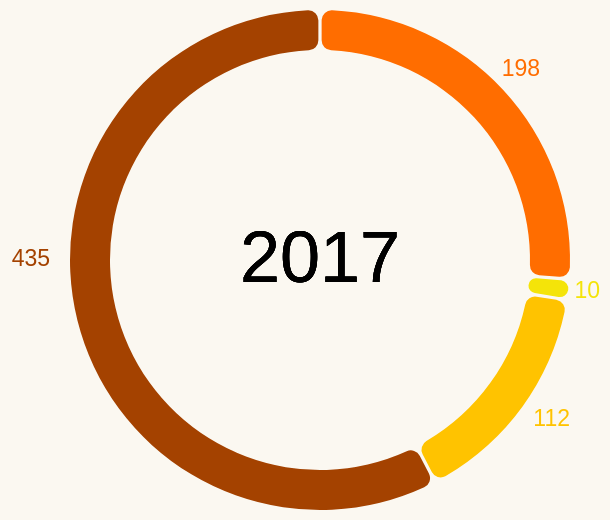

The specification (Vega-Lite) saved for this image:
### Vega-Lite specification from a JSON file in a GitHub repository (floating-point values rounded to 4 significant figures)
{"$schema": "https://vega.github.io/schema/vega-lite/v5.json", "width": 250, "height": 250, "background": "#FBF8F1", "data": {"values": [{"Comfortability": "Physical health", "Count": 435}, {"Comfortability": "Mental health", "Count": 10}, {"Comfortability": "Both", "Count": 198}, {"Comfortability": "Neither", "Count": 112}]}, "config": {"legend": {"disable": true}}, "layer": [{"mark": {"type": "arc", "padAngle": 0.01, "innerRadius": 105, "cornerRadius": 5}, "encoding": {"theta": {"field": "Count", "type": "quantitative"}, "color": {"field": "Comfortability", "type": "nominal", "scale": {"range": ["#FF6D00", "#F4E409", "#FFC300", "#A44200"]}}, "tooltip": [{"field": "Comfortability", "type": "nominal", "title": "Comfortability in sharing"}, {"field": "Count", "type": "quantitative", "title": "Count"}]}}, {"mark": {"type": "text", "align": "center", "baseline": "middle", "fontSize": 36}, "encoding": {"text": {"value": "2017"}}}, {"mark": {"type": "text", "align": "right", "dx": 140, "dy": 16, "fontSize": 11.5}, "encoding": {"text": {"field": "Count", "type": "quantitative"}, "color": {"value": "#F4E409"}, "opacity": {"condition": {"test": "datum['Comfortability'] == 'Mental health'", "value": 1}, "value": 0}}}, {"mark": {"type": "text", "align": "right", "dx": 125, "dy": 80, "fontSize": 11.5}, "encoding": {"text": {"field": "Count", "type": "quantitative"}, "color": {"value": "#FFC300"}, "opacity": {"condition": {"test": "datum['Comfortability'] == 'Neither'", "value": 1}, "value": 0}}}, {"mark": {"type": "text", "align": "right", "dx": -135, "fontSize": 11.5}, "encoding": {"text": {"field": "Count", "type": "quantitative"}, "color": {"value": "#A44200"}, "opacity": {"condition": {"test": "datum['Comfortability'] == 'Physical health'", "value": 1}, "value": 0}}}, {"mark": {"type": "text", "align": "right", "dx": 110, "dy": -95, "fontSize": 11.5}, "encoding": {"text": {"field": "Count", "type": "quantitative"}, "color": {"value": "#FF6D00"}, "opacity": {"condition": {"test": "datum['Comfortability'] == 'Both'", "value": 1}, "value": 0}}}]}
